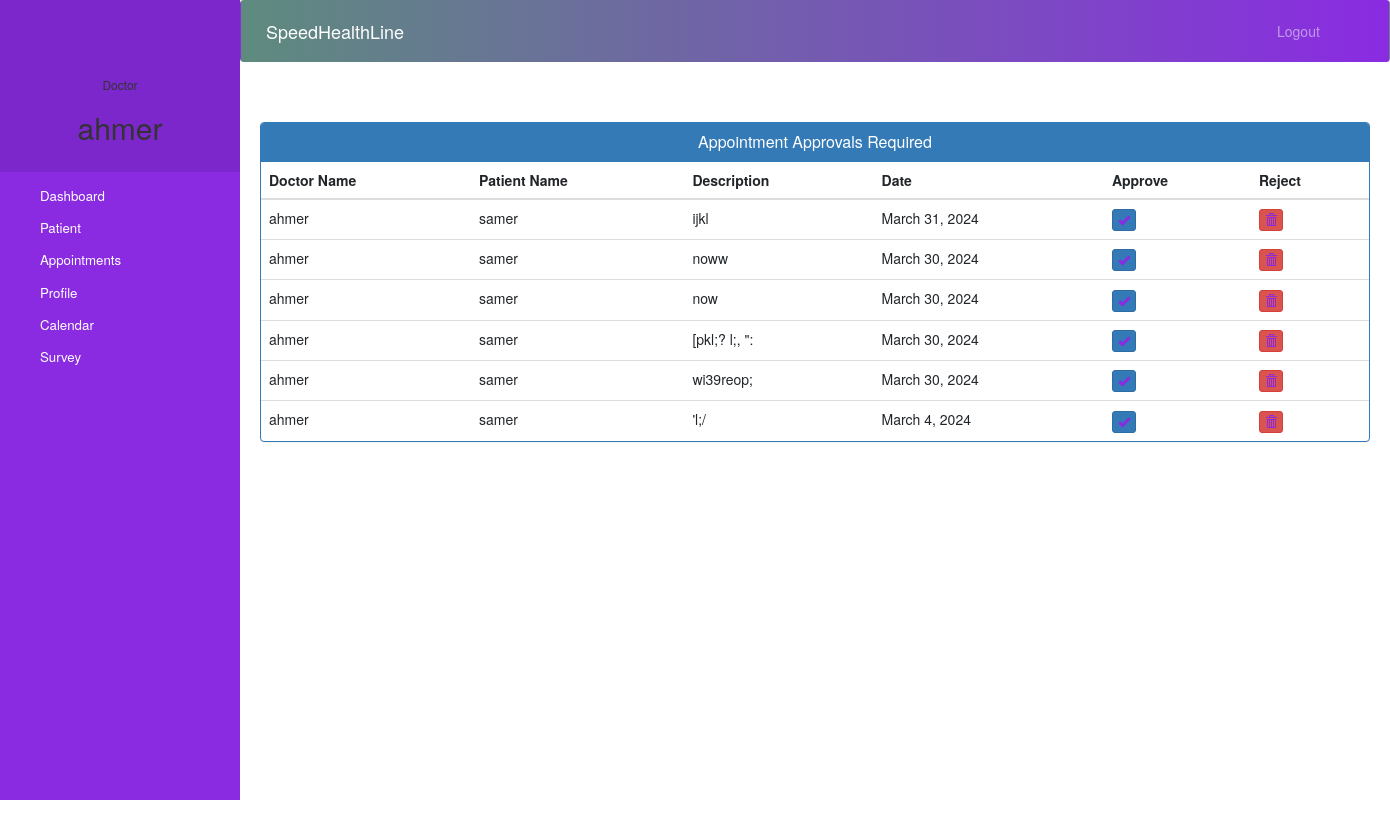
The app's page /doctor-approve-appointment (signed in), older data.
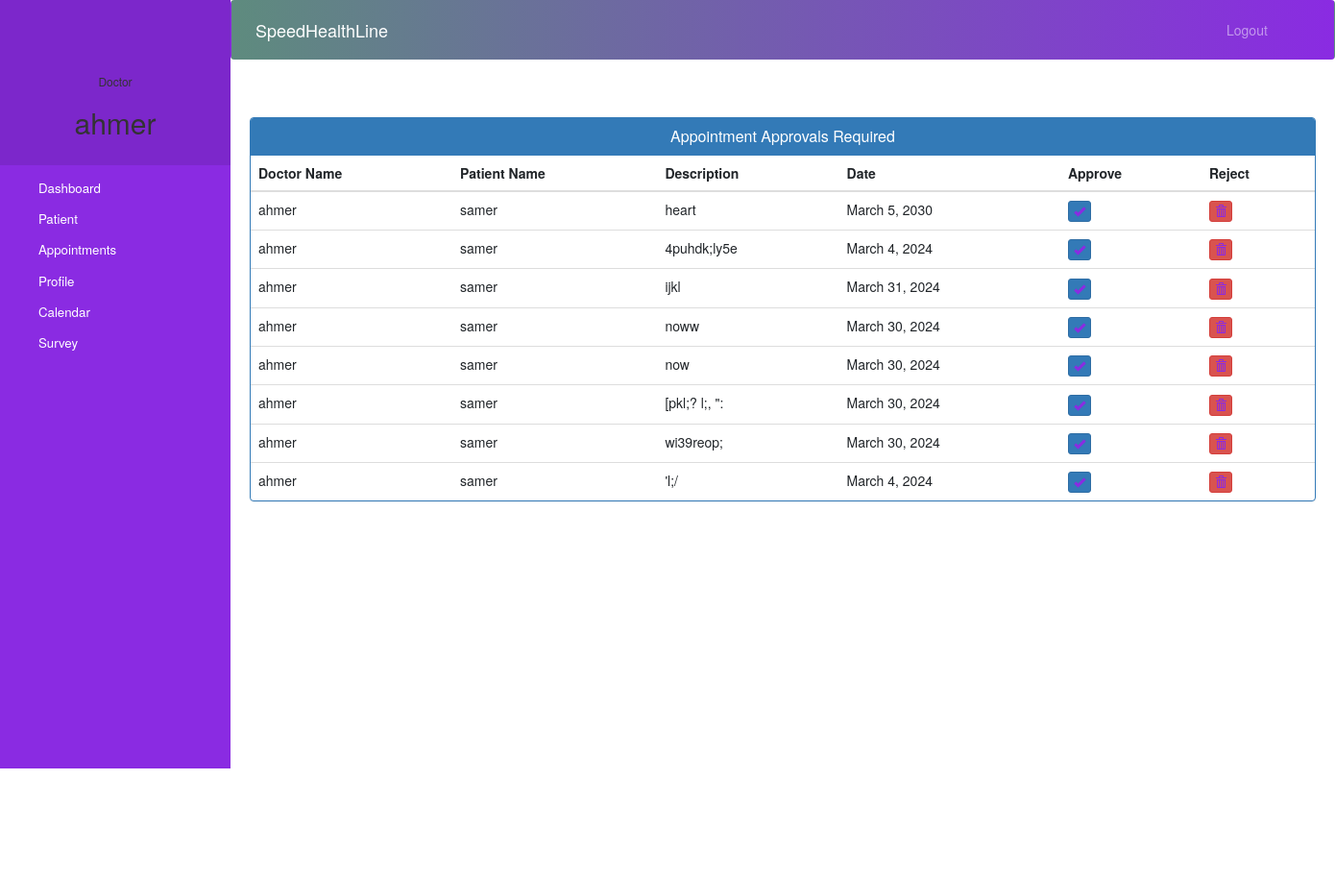
The same page, newer data.
### core/models.py (models this page shows, shortened)
class Appointment(models.Model):
    patientId=models.PositiveIntegerField(null=True,default=0)
    doctorId=models.PositiveIntegerField(null=True,default=0)
    patientName = models.CharField(max_length=40, null=True)
    doctorName = models.CharField(max_length=40, null=True)
    appointmentDate = models.DateField(null=True)
    appointmentTime = models.TimeField(null=True)
    timeslots = models.ManyToManyField(DoctorSchedule,null=True)
    description = models.TextField(max_length=500)
    status = models.BooleanField(default=True)

### core/views.py (the view)
# urls.py: path('doctor-approve-appointment', doctor_approve_appointment, name='doctor-approve-appointment'),
@login_required(login_url='Userlogin')
@user_passes_test(is_doctor)
def doctor_approve_appointment(request):
    appointments = models.Appointment.objects.filter( status=True).order_by('-id')
    return render(request, 'doctor_approve_appointment.html', {'appointments': appointments})

### core/views.py (called while the page is built)
def is_doctor(user):
    return user.groups.filter(name='DOCTOR').exists()

### templates/doctor_approve_appointment.html (shortened to what this page needs)
{% extends 'doctor_base.html' %}
{% block content %}
<head>
  <link href="//netdna.bootstrapcdn.com/bootstrap/3.0.0/css/bootstrap.min.css" rel="stylesheet" id="bootstrap-css">
</head>
<div class="container">
  <div class="panel panel-primary">
    <div class="panel-heading">
      <h6 class="panel-title">Appointment Approvals Required</h6>
    </div>
    <table class="table table-hover" id="dev-table">
      <thead>
        <tr>
          <th>Doctor Name</th>
          <th>Patient Name</th>
          <th>Description</th>
          <th>Date</th>
          <th>Approve</th>
          <th>Reject</th>
        </tr>
      </thead>
      {% for a in appointments %}
      <tr>
        <td> {{a.doctorName}}</td>
        <td>{{a.patientName}}</td>
        <td>{{a.description}}</td>
        <td>{{a.appointmentDate}}</td>
        <td><a class="btn btn-primary btn-xs" href="{% url 'approve-appointment' a.id  %}"><span class="glyphicon glyphicon-ok"></span></a></td>
        <td><a class="btn btn-danger btn-xs" href="{% url 'reject-appointment' a.id  %}"><span class="glyphicon glyphicon-trash"></span></a></td>
      </tr>
      {% endfor %}
    </table>
  </div>
</div>
{% endblock content %}

### templates/doctor_base.html (shortened to what this page needs)
<!DOCTYPE html>
{% load static %}
<html lang="en">
<head>
  <link rel="stylesheet" href="https://stackpath.bootstrapcdn.com/bootstrap/4.3.1/css/bootstrap.min.css">
  <link rel="stylesheet" href="https://maxcdn.bootstrapcdn.com/font-awesome/4.7.0/css/font-awesome.min.css">
</head>
<body>
  <nav class="menu" tabindex="0">
    <header class="avatar">
      <br><br>
      <h6>Doctor</h6>
      <h2>{{request.user.first_name}}</h2>
    </header>
    <ul>
      <li tabindex="0" class="icon-dashboard"> <a style="color:white; text-decoration:none;" href="/doctor-dashboard"><span>Dashboard</span></a> </li>
      <li tabindex="0" class="icon-users"> <a style="color:white; text-decoration:none;" href="/doctor-patient"><span>Patient</span></a></li>
      <li tabindex="0" class="icon-calendar"> <a style="color:white; text-decoration:none;" href="/doctor-appointment"><span>Appointments</span></a></li>
      <li tabindex="0" class="icon-calendar"> <a style="color:white; text-decoration:none;" href="/doctor-profile"><span>Profile</span></a></li>
      <li tabindex="0" class="icon-calendar"> <a style="color:white; text-decoration:none;" href="/doctor-calender"><span>Calendar</span></a></li>
      <li tabindex="0" class="icon-calendar">
        <a style="color:white; text-decoration:none;" href="{% url 'view_survey' survey.id %}">
         <span>Survey</span>
        </a>
      </li>
    </ul>
  </nav>
  <main>
    <div class="bs-example">
<nav class="navbar navbar-expand-md navbar-dark fixed-top" style="background: linear-gradient(to right, #5E8B7E, #8A2BE2);">        <a href="/doctor-dashboard" class="navbar-brand">SpeedHealthLine</a>
        <div class="collapse navbar-collapse justify-content-between" id="navbarCollapse">
          <div class="navbar-nav" style=" margin-left: 90%;">
            <a href="/logout" class="nav-item nav-link">Logout</a>
          </div>
        </div>
      </nav>
    </div>
    <br><br>
    {% block content %}
    {% endblock content %}
    <br><br><br><br><br><br><br>
    <footer>
      <br>
      <div class="container">
        <div class="row">
          <div class="col-md-12 col-sm-12">
          </div>
        </div>
      </div>
    </footer>
  </main>
</body>
</html>

### templates/doctor_base.html (style rules this page uses)
a:link { text-decoration: none; color: #8a2be2; }
body { padding-left: 240px; background-color: #f8f8ff; background-repeat: no-repeat; background-position: center center; background-attachment: fixed; background-size: cover; }
main { position: relative; height: 100vh; }
.menu { background: #8a2be2; height: 100vh; width: 240px; position: fixed; top: 0px; left: 0; z-index: 5; outline: none; }
.menu .avatar { background: rgba(0, 0, 0, 0.1); padding: 2em 0.5em; text-align: center; }
.menu .avatar h2 { font-weight: normal; margin-bottom: 0; }
.menu ul { list-style: none; padding: 0.5em 0; margin: 0; }
.menu ul li { padding: 0.5em 1em 0.5em 3em; font-size: 0.95em; font-weight: lighter; background-repeat: no-repeat; background-position: left 15px center; background-size: auto 20px; transition: all 0.15s linear; cursor: pointer; color: #fff; }
.menu ul li.icon-dashboard { background-image: url("http://www.entypo.com/images//gauge.svg"); }
.menu ul li.icon-users { background-image: url("http://www.entypo.com/images//users.svg"); }
.menu ul li.icon-calendar { background-image: url("http://www.entypo.com/images//calendar.svg"); }

### templates/doctor_approve_appointment.html (style rules this page uses)
a:link { text-decoration: none; }
h6 { text-align: center; }
.row { margin: 100px; }

Row changes from the older to the newer data that the page shows:
added Appointment: doctorName "ahmer", patientName "samer", description "heart", appointmentDate "March 5, 2030"
added Appointment: doctorName "ahmer", patientName "samer", description "4puhdk;ly5e", appointmentDate "March 4, 2024"
